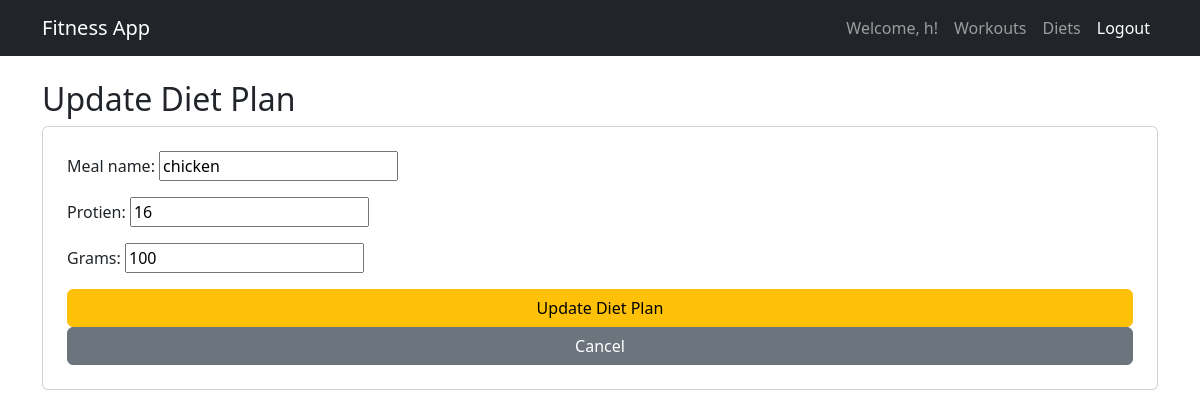
/update-diet/2/ (signed in), run on the app's committed database.
### fitness/models.py (models this page shows, shortened)
class CustomUser(AbstractUser):
    email = models.EmailField(unique=True) #ensure email is unique

class DietPlan(models.Model):
    user= models.ForeignKey(settings.AUTH_USER_MODEL, on_delete=models.CASCADE) #on_delete=models.CASCADE ensures that if a user is deleted, their diet plans are removed
    meal_name= models.CharField(max_length=255)
    protien= models.PositiveIntegerField(default=0 )
    grams= models.PositiveIntegerField(default=0)
    date= models.DateField(auto_now_add=True)
    objects= models.Manager()#This helps in tracking daily progress without requiring manual input

### fitness/views.py (the view)
# urls.py: path('update-diet/<int:id>/', views.update_diet, name='update_diet'),
@login_required
def update_diet(request, id):
    diet = get_object_or_404(DietPlan, id=id)
    if request.method == 'POST':
        form = DietPlanForm(request.POST, instance=diet)
        if form.is_valid():
            form.save()
            return redirect('diet_list')
    else:
        form = DietPlanForm(instance=diet)
    return render(request, 'update_diet.html', {'form': form})

### fitness/forms.py
class DietPlanForm(forms.ModelForm):
    class Meta:
        model = DietPlan
        fields = ['meal_name', 'protien', 'grams']

### fitness/templates/update_diet.html (shortened to what this page needs)
{% extends 'base.html' %}
{% block content %}
<h2>Update Diet Plan</h2>
<form method="POST" class="card p-4">
    {{ form.as_p }}
    <button type="submit" class="btn btn-warning">Update Diet Plan</button>
    <a href="{% url 'diet_list' %}" class="btn btn-secondary">Cancel</a>
</form>
{% endblock %}

### fitness/templates/base.html (shortened to what this page needs)
{% load static %}
<!DOCTYPE html>
<html lang="en">
<head>
    <link rel="stylesheet" href="{% static 'css/style.css' %}">
    <link href="https://cdn.jsdelivr.net/npm/bootstrap@5.3.0/dist/css/bootstrap.min.css" rel="stylesheet">
</head>
<body>
    <nav class="navbar navbar-expand-lg navbar-dark bg-dark">
        <div class="container">
            <a class="navbar-brand" href="{% url 'home' %}">Fitness App</a>
            <div class="collapse navbar-collapse" id="navbarNav">
                <ul class="navbar-nav ms-auto">
                    {% if user.is_authenticated %}
                    <li class="nav-item"><a class="nav-link" href="{% url 'workout_list' %}">Welcome, {{ user.username }}!</a></li>
                        <li class="nav-item"><a class="nav-link" href="{% url 'workout_list' %}">Workouts</a></li>
                        <li class="nav-item"><a class="nav-link" href="{% url 'diet_list' %}">Diets</a></li>
                        <li class="nav-item"><a class="nav-link btn btn-danger text-white" href="{% url 'logout' %}">Logout</a></li>
                    {% else %}
                        <li class="nav-item"><a class="nav-link" href="{% url 'login' %}">Login</a></li>
                        <li class="nav-item"><a class="nav-link" href="{% url 'register' %}">Register</a></li>
                    {% endif %}
                </ul>
            </div>
        </div>
    </nav>
    <div class="container mt-4">
        {% block content %}
        {% endblock %}
    </div>
</body>
</html>

### data on the page
CustomUser: username "h"
DietPlan: meal_name "chicken", protien "16", grams "100"
